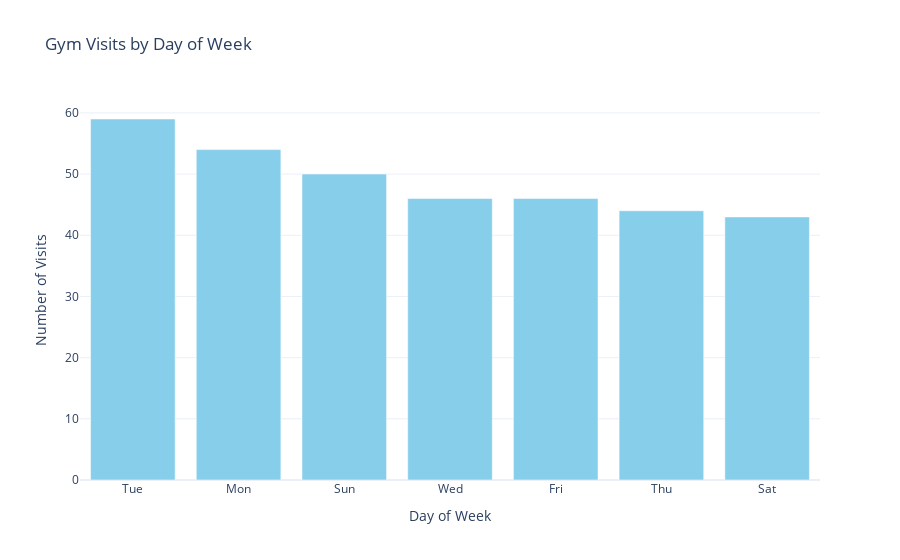

This figure's notebook cell:
### Markdown cell above
### Count of Days Attendance

### Code cell
# Define the order of weekdays
week_days = ['Mon', 'Tue', 'Wed', 'Thu', 'Fri', 'Sat', 'Sun']

# Initialize a dictionary to store visit counts, setting all values to 0
d = {day: 0 for day in week_days}  

# Function to count occurrences of each day in 'days_per_week'
def count_days(txt):
    for day in week_days:
        if day in txt:  # Check if the day exists in the entry
            d[day] += 1

# Iterate through the dataset and update visit counts
for t in df['days_per_week'].values:
    count_days(t)

# Sort days by visit count in descending order
sorted_day_count = dict(sorted(d.items(), key=lambda item: item[1], reverse=True))

# Create a bar chart using Plotly
fig = go.Figure(data=[go.Bar(
    x=list(sorted_day_count.keys()),  # Days of the week
    y=list(sorted_day_count.values()),  # Corresponding visit counts
    marker_color='skyblue'  # Set bar color
)])

# Customize layout
fig.update_layout(
    title='Gym Visits by Day of Week',  # Chart title
    xaxis_title='Day of Week',  # X-axis label
    yaxis_title='Number of Visits',  # Y-axis label
    template='plotly_white'  # Use a clean theme
)

# Display the plot
iplot(fig)

# Save the chart as an interactive HTML file
fig.write_html("../over_45/vis_45/Gym_Visits_by_Day_of_Week.html")

### Figure 1 — Plotly figure (JSON) as saved in the notebook; plotly's stock layout.template omitted (floating-point values rounded to 4 significant figures)
{"data": [{"marker": {"color": "skyblue"}, "type": "bar", "x": ["Tue", "Mon", "Sun", "Wed", "Fri", "Thu", "Sat"], "y": [59, 54, 50, 46, 46, 44, 43]}], "layout": {"title": {"text": "Gym Visits by Day of Week"}, "xaxis": {"title": {"text": "Day of Week"}}, "yaxis": {"title": {"text": "Number of Visits"}}}}
